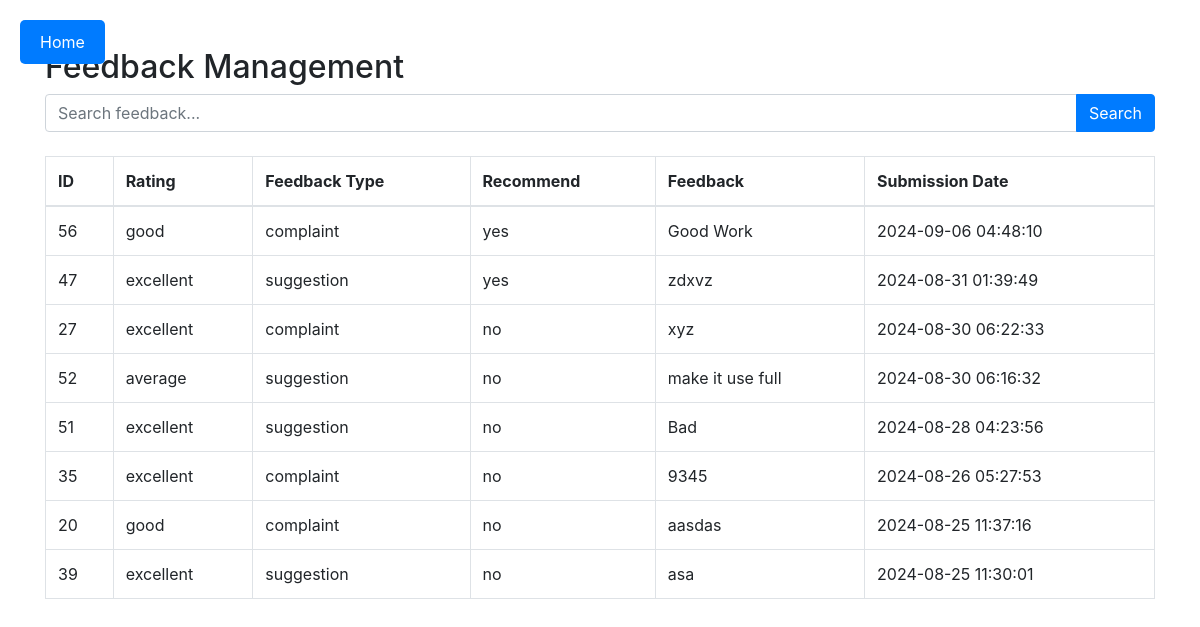
/admin_feedback.php (signed in), run on the app's committed database.
### tables this page shows
CREATE TABLE `feedback` (
  `id` int(11) NOT NULL,
  `rating` varchar(10) NOT NULL,
  `feedback_type` enum('complaint','suggestion','question','praise') NOT NULL,
  `recommend` enum('yes','no') NOT NULL,
  `feedback` text NOT NULL,
  `submission_date` timestamp NOT NULL DEFAULT current_timestamp()
);

### admin_feedback.php (the view, shortened to what this page needs)
<?php
require_once "admin_headder.php";
$search = "";
$search_query = "";
$sql = "SELECT * FROM feedback $search_query ORDER BY submission_date DESC";
$stmt = mysqli_prepare($con, $sql);
mysqli_stmt_execute($stmt);
$result = mysqli_stmt_get_result($stmt);
?>
<!DOCTYPE html>
<html lang="en">
<head>
    <link rel="stylesheet" href="https://maxcdn.bootstrapcdn.com/bootstrap/4.5.2/css/bootstrap.min.css">
</head>
<body>
<a href="admin_page.php" style="
        display: inline-block;
        position: absolute;
        top: 20px;
        left: 20px;
        padding: 10px 20px;
        background-color: #007bff;
        color: white;
        text-decoration: none;
        border-radius: 5px;
        font-size: 16px;
        transition: background-color 0.3s ease;
    " onmouseover="this.style.backgroundColor='#0056b3';" onmouseout="this.style.backgroundColor='#007bff';">
        Home
    </a>
    <div class="container mt-5">
        <h2>Feedback Management</h2>
        <form method="get"  class="mb-4">
            <div class="input-group">
                <input type="text" name="search" class="form-control" placeholder="Search feedback..." value="<?php echo htmlspecialchars($search); ?>">
                <div class="input-group-append">
                    <button type="submit" class="btn btn-primary">Search</button>
                </div>
            </div>
        </form>
        <table class="table table-bordered">
            <thead>
                <tr>
                    <th>ID</th>
                    <th>Rating</th>
                    <th>Feedback Type</th>
                    <th>Recommend</th>
                    <th>Feedback</th>
                    <th>Submission Date</th>
                </tr>
            </thead>
            <tbody>
                <?php if (mysqli_num_rows($result) > 0) : ?>
                    <?php while ($row = mysqli_fetch_assoc($result)) : ?>
                    <tr>
                        <td><?php echo htmlspecialchars($row['id']); ?></td>
                        <td><?php echo htmlspecialchars($row['rating']); ?></td>
                        <td><?php echo htmlspecialchars($row['feedback_type']); ?></td>
                        <td><?php echo htmlspecialchars($row['recommend']); ?></td>
                        <td><?php echo htmlspecialchars($row['feedback']); ?></td>
                        <td><?php echo htmlspecialchars($row['submission_date']); ?></td>
                    </tr>
                    <?php endwhile; ?>
                <?php else : ?>
                    <tr>
                        <td colspan="6" class="text-center">No feedback entries found.</td>
                    </tr>
                <?php endif; ?>
            </tbody>
        </table>
    </div>
</body>
</html>

### data on the page
feedback: id "56", rating "good", feedback_type "complaint", recommend "yes", feedback "Good Work", submission_date "2024-09-06 04:48:10"
feedback: id "47", rating "excellent", feedback_type "suggestion", recommend "yes", feedback "zdxvz", submission_date "2024-08-31 01:39:49"
feedback: id "27", rating "excellent", feedback_type "complaint", recommend "no", feedback "xyz", submission_date "2024-08-30 06:22:33"
feedback: id "52", rating "average", feedback_type "suggestion", recommend "no", feedback "make it use full", submission_date "2024-08-30 06:16:32"
feedback: id "51", rating "excellent", feedback_type "suggestion", recommend "no", feedback "Bad", submission_date "2024-08-28 04:23:56"
feedback: id "35", rating "excellent", feedback_type "complaint", recommend "no", feedback "9345", submission_date "2024-08-26 05:27:53"
feedback: id "20", rating "good", feedback_type "complaint", recommend "no", feedback "aasdas", submission_date "2024-08-25 11:37:16"
feedback: id "39", rating "excellent", feedback_type "suggestion", recommend "no", feedback "asa", submission_date "2024-08-25 11:30:01"
